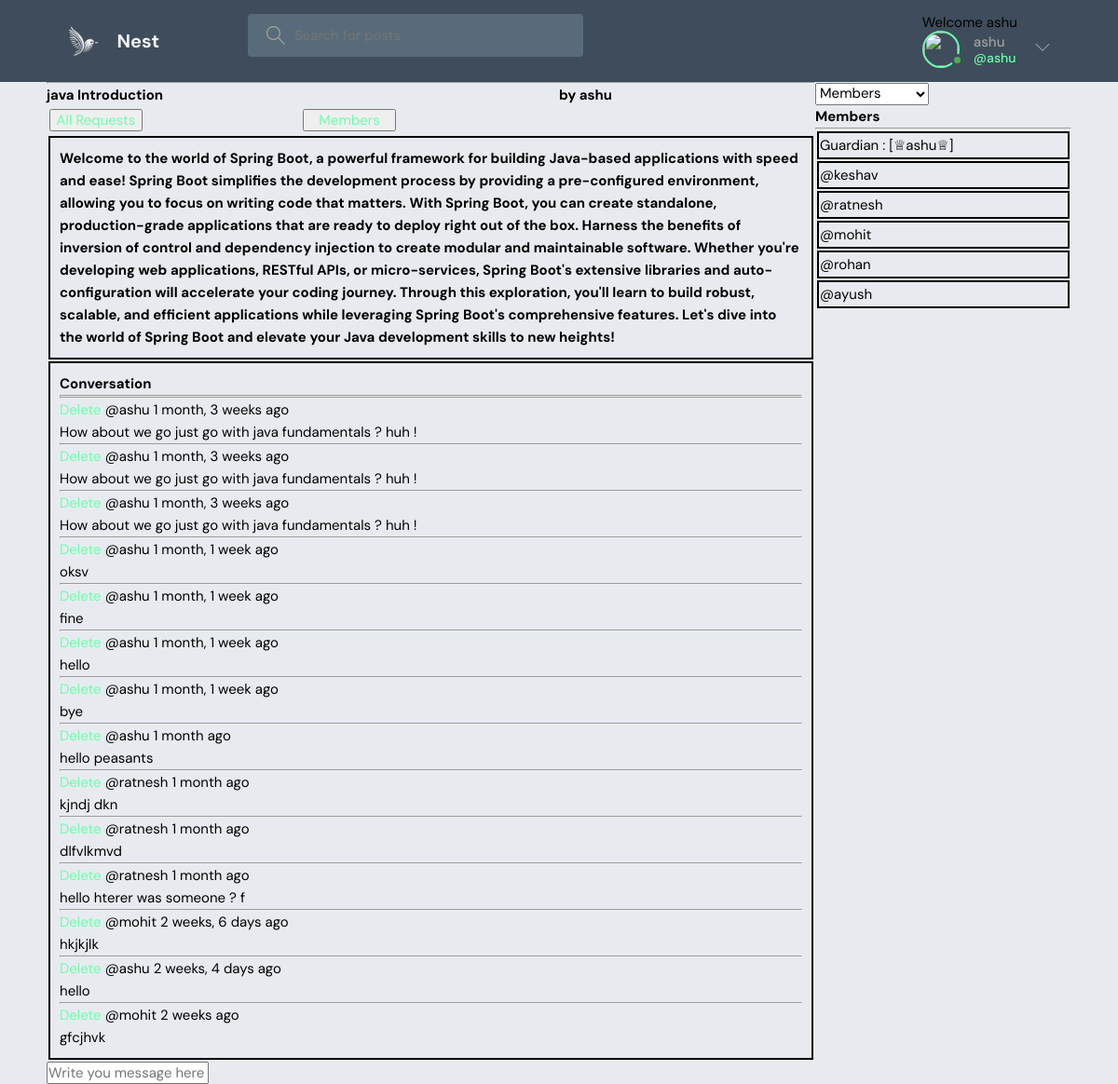
Screenshot of /nest/2/ (signed in) with the database file from the repository.
### LearnNest/models.py (models this page shows)
class Nest(models.Model):
    host = models.ForeignKey(User, on_delete=models.SET_NULL, null=True)
    topic = models.ForeignKey(Topic, on_delete=models.SET_NULL, null=True)
    name = models.CharField(max_length=200)
    participants = models.ManyToManyField(User, related_name='participants',blank=True)
    description = models.TextField(null=True, blank=True)
    updated = models.DateTimeField(auto_now=True)
    created = models.DateTimeField(auto_now_add=True)
    class Meta:
        ordering = ['-updated', '-created']
    def __str__(self):
        return self.name

class Message(models.Model):
    user = models.ForeignKey(User, on_delete=models.CASCADE)
    nest = models.ForeignKey(Nest, on_delete=models.CASCADE)
    body = models.TextField()
    updated = models.DateTimeField(auto_now=True)
    created = models.DateTimeField(auto_now_add=True)
    class Meta:
        ordering = ['updated', 'created']
    def __str__(self):
        return self.body[0:50]

### LearnNest/views.py (the view, shortened to what this page needs)
# urls.py: path('nest/<str:pk>/',views.nest,name='nest'),
@login_required(login_url='login')
def nest(request, pk):
    nest = Nest.objects.get(id=pk)
    nest_messages = nest.message_set.all().order_by('created')
    participants  = nest.participants.all()
    join_request  = None
    try:
        join_request = JoinRequest.objects.get(user=request.user, nest=nest)
    except JoinRequest.DoesNotExist:
        pass
    if join_request and join_request.is_accepted:
        nest.participants.add(request.user)
        messages.error(request, 'adding the participant')
        join_request.delete()
    if join_request and  join_request.is_accepted:
        nest.participants.add(request.user)
    context = {'nest': nest, 'nest_messages': nest_messages,'participants': participants}
    return render(request, 'LearnNest/nest.html',context)

### LearnNest/templates/LearnNest/nest.html (shortened to what this page needs)
{% extends 'main.html' %}
{% block content %}
<div style="margin-left: 50px;margin-right: 50px; " class="nest-container">
    <div>
        <hr>
        <div style="display: grid;
        grid-template-columns: 2fr 1fr;">
        <h1>{{nest.name}}</h1>
        <h4>by {{nest.host.username}} </h4>
        {% if nest.host.username|striptags != request.user.username|striptags %}
        <!-- <div>
        <button style=" display: flex;justify-content:flex-end;">
            <a href="{% url 'flash-message' %}">Join Nest</a>
        </button>
        </div> -->
        {% if request.user.is_authenticated %}
        {% if request.user not in nest.participants.all %}
        <div style=" display: flex;justify-content:center;">
            <form action="{% url 'nest' pk=nest.id %}" method="post">
                {% csrf_token %}
                <input type="submit" name="join_request" value="Join Nest">
            </form>
        </div>
        {% else %}
        <div style=" display: flex;justify-content:center;">
            <form action="{% url 'leave-nest' pk=nest.id %}" method="post">
                {% csrf_token %}
                <input type="submit" name="leave_request" value="Leave Nest">
            </form>
        </div>
        {% endif %}
        {% endif %}
        {% else %}
        <div class="nest-navbar">
        <button  style=" display: flex;justify-content:space-evenly;
                        width: 100px;">
            <a style="text-decoration: none;" href="{% url 'all-requests' nest.id %}">All Requests</a>
        </button>
        <button  style=" display: flex;justify-content:space-evenly;
                        width: 100px;">
            <a style="text-decoration: none;" href="{% url 'all-requests' nest.id %}">Members</a>
        </button>
        </div>
        {% endif %}
        </div>
        <h5 style="border: 2px solid black; width: auto; padding: 10px; margin: 2px;">{{nest.description}}</h5>
        <div style="border: 2px solid black; width: auto; padding: 10px; margin: 2px;" class="comment-wrapper">
            <h3> Conversation </h3>
            <hr>
            {% for message in nest_messages %}
            <div>
                <hr>
                {% if request.user == message.user or nest.host.username|striptags == user.username|striptags %}
                <a href="{% url 'delete-message' message.id %}">Delete</a>
                {% endif %}
                    <small>@{{message.user}} {{message.created|timesince}} ago
                </small>
                <p>
                    {{message.body}}
                </p>
            </div>
            {% endfor %}
        </div>
        {% if request.user.is_authenticated %}
        <div class="comment-form">
            <form action="" method="post">
                <input type="text" name="body" placeholder="Write you message here !">
            </form>
        </div>
        {% endif %}
    </div>
    <div>
        <select id="viewSelector">
            <option value="members">Members</option>
        </select>
    <div id="membersView">
        <h3>Members</h3>
        <hr>
        {% for user in participants %}
        <div style="border: 2px solid black; width: auto; padding: 1px; margin: 2px;" class="comment-wrapper">
            {% if nest.host.username|striptags == user.username|striptags %}
            <p> Guardian : [♕{{user.username}}♕] </p>
            {% else %}
            <p>@{{user.username}}</p>
            {% endif %}
        </div>
        {% endfor %}
    </div>
</div>
</div>
{% endblock content %}

### templates/nav.html (shortened to what this page needs)
{% load static %}
<header class="header header--loggedIn">
    <div class="container">
        <a href="{% url 'home' %}" class="header__logo">
            <img src="{% static 'images/nesting.svg' %}" />
            <h1>Nest</h1>
        </a>
        <form class="header__search" method="GET" action="{% url 'home' %}">
            <label>
                <input name="q" placeholder="Search for posts" />
            </label>
        </form>
        <nav class="header__menu">
            {% if request.user.is_authenticated %}
            <p> Welcome {{ request.user }}</p>
            <div class="header__user">
                <a href="">
                    <div class="avatar avatar--medium active">
                        <img src="{{request.user.avatar.url}}" />
                    </div>
                    <p>{{request.user.username}} <span>@{{request.user.username}}</span></p>
                </a>
                <button class="dropdown-button">
                    <svg version="1.1" xmlns="http://www.w3.org/2000/svg" width="32" height="32" viewBox="0 0 32 32">
                        <title>chevron-down</title>
                        <path d="M16 21l-13-13h-3l16 16 16-16h-3l-13 13z"></path>
                    </svg>
                </button>
            </div>
                {% endif %}
        </nav>
    </div>
</header>

### static/styles/style.css (style rules this page uses)
:root { --color-main: #6bffae; --color-main-light: #FF9292; --color-dark: #3E4C5B; --color-dark-medium: #596B7A; --color-dark-light: #8DA0AC; --color-light: #F2F4F8; --color-gray: #A0A0A0; --color-light-gray: #000000; --color-bg: #E7EBEF; --color-success: #4CAF50; --color-error: #36f4e7; }
* { font-family: "DM Sans", -apple-system, BlinkMacSystemFont, "Segoe UI", Roboto, Oxygen, Ubuntu, Cantarell, "Open Sans", "Helvetica Neue", sans-serif; margin: 0; padding: 0; box-sizing: border-box; text-rendering: optimizeLegibility; font-size: inherit; }
html { font-size: 56.25%; }
@media only screen and (min-width: 1200px) { html { font-size: 62.5%; } }
body { line-height: 1.6; font-weight: 400; font-size: 1.5rem; color: var(--color-light-gray); background-color: var(--color-bg); min-height: 100vh; }
img { width: 100%; }
a { display: inline-block; color: var(--color-main); text-decoration: none; }
.container { max-width: 120rem; width: 90%; margin: auto; }
.avatar { position: relative; display: inline-block; border-radius: 50%; border: 2px solid var(--color-main); }
.avatar img { display: block; border-radius: 50%; object-fit: cover; object-position: center; }
.avatar::after { content: ""; display: block; position: absolute; background-color: var(--color-gray); z-index: 111; border-radius: 50%; border: 0.3rem solid var(--color-dark); }
.avatar.active::after { background-color: var(--color-success); }
.avatar.avatar--medium img { width: 3.6rem; height: 3.6rem; border-radius: 50%; }
.avatar.avatar--medium:after { width: 0.7rem; height: 0.7rem; bottom: 0px; right: -6px; }
.header { padding: 1.5rem; background-color: var(--color-dark); }
.header > .container { display: flex; gap: 9.5rem; }
.header__logo, .header__user { display: flex; gap: 2rem; align-items: center; }
.header__logo > img { height: 3.2rem; width: 3.2rem; }
.header__logo > h1 { font-weight: 700; font-size: 2rem; color: var(--color-light); }
.header__search > label { background-color: var(--color-dark-medium); padding: 1.3rem 1rem; display: flex; align-items: center; gap: 1rem; border-radius: 4px; }
.header__search svg { fill: var(--color-gray); width: 2rem; height: 2rem; margin-left: 1rem; }
.header__search input { width: 30rem; background: transparent; border: none; outline: none; color: var(--color-light); }
.header__menu { margin-left: auto; position: relative; }
.header__menu a { display: flex; gap: 1.5rem; align-items: center; font-weight: 500; text-decoration: none; color: var(--color-gray); }
.header__menu img { height: 3.6rem; }
.header__menu p { line-height: 1.2; }
.header__menu span { color: var(--color-main); font-weight: 500; font-size: 1.4rem; display: block; }
.header__menu svg { width: 1.6rem; height: 1.6rem; fill: var(--color-dark-light); }
.dropdown-button { background: transparent; border: 0; outline: 0; cursor: pointer; }

### LearnNest/templates/LearnNest/nest.html (style rules this page uses)
.nest-container { display: grid; grid-template-columns: 3fr 1fr; }
.nest-navbar { display: grid; grid-template-columns: 1fr 1fr; padding: 3px; justify-content: space-between; }

### rows the page displays
Nest: name "java Introduction", host.username "ashu", description "Welcome to the world of Spring Boot, a powerful framework for building Java-based applications with speed and ease! Spring Boot simplifies the development process by providing a pre-configured environment, allowing you to focus on writing code that matters. With Spring Boot, you can create standalone, production-grade applications that are ready to deploy right out of the box. Harness the benefits of inversion of control and dependency injection to create modular and maintainable software. Whether you're developing web applications, RESTful APIs, or micro-services, Spring Boot's extensive libraries and auto-configuration will accelerate your coding journey. Through this exploration, you'll…"
Message: shows "Delete", user "ashu", created "1 month, 3 weeks", body "How about we go just go with java fundamentals ? huh !"
Message: shows "Delete", user "ashu", created "1 month, 3 weeks", body "How about we go just go with java fundamentals ? huh !"
Message: shows "Delete", user "ashu", created "1 month, 3 weeks", body "How about we go just go with java fundamentals ? huh !"
Message: shows "Delete", user "ashu", created "1 month, 1 week", body "oksv"
Message: shows "Delete", user "ashu", created "1 month, 1 week", body "fine"
Message: shows "Delete", user "ashu", created "1 month, 1 week", body "hello"
Message: shows "Delete", user "ashu", created "1 month, 1 week", body "bye"
Message: shows "Delete", user "ashu", created "1 month", body "hello peasants"
Message: shows "Delete", user "ratnesh", created "1 month", body "kjndj dkn"
Message: shows "Delete", user "ratnesh", created "1 month", body "dlfvlkmvd"
Message: shows "Delete", user "ratnesh", created "1 month", body "hello hterer was someone ? f"
Message: shows "Delete", user "mohit", created "2 weeks, 6 days", body "hkjkjlk"
Message: shows "Delete", user "ashu", created "2 weeks, 4 days", body "hello"
Message: shows "Delete", user "mohit", created "2 weeks", body "gfcjhvk"

### other values shown
{{ request.user }} "ashu"
{{ request.user.username }} "ashu"
{{ user.username }} "ashu"
{{ user.username }} "keshav"
{{ user.username }} "ratnesh"
{{ user.username }} "mohit"
{{ user.username }} "rohan"
{{ user.username }} "ayush"
